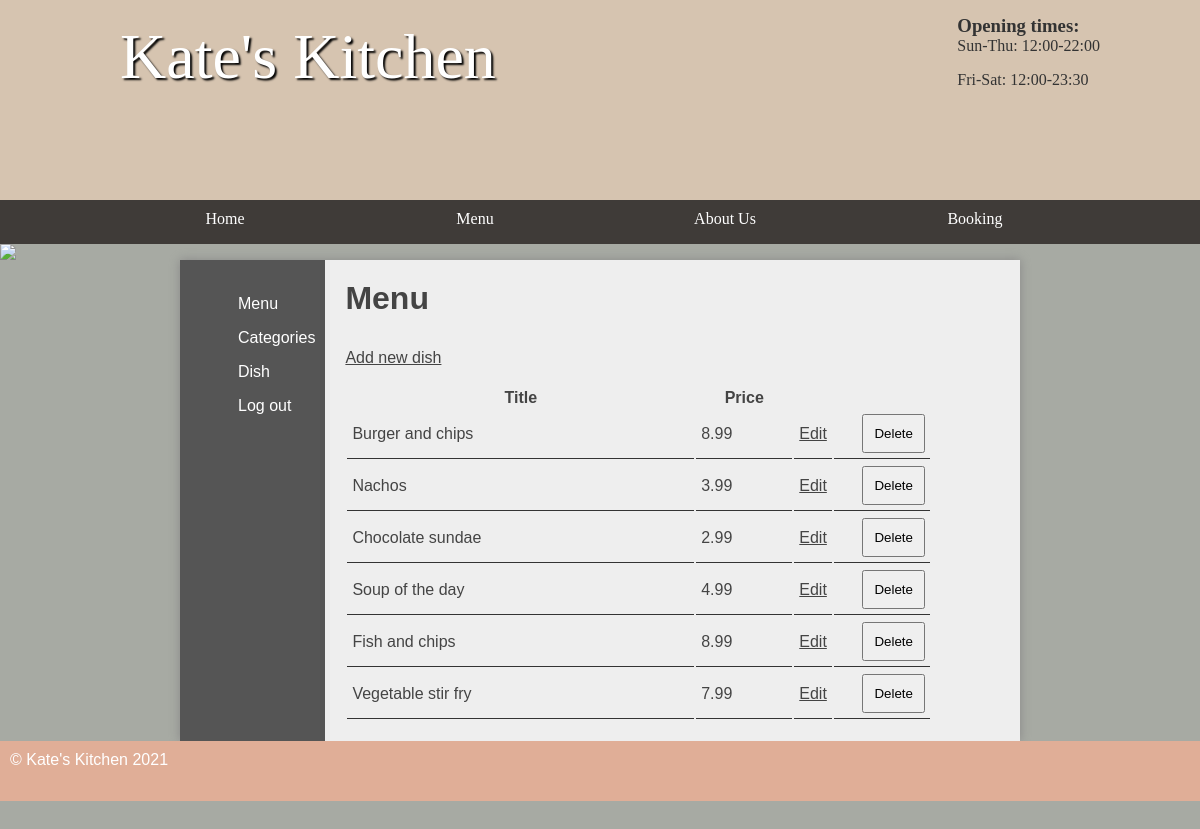
Page /admin/menu.php (signed in) on the committed database.
### tables this page shows
CREATE TABLE `menu` (
  `idmenu` int(11) NOT NULL AUTO_INCREMENT,
  `categoryId` int(11) NOT NULL,
  `nam` varchar(45) NOT NULL,
  `price` decimal(5,2) NOT NULL,
  `descript` varchar(2000) NOT NULL,
  `code` varchar(45) NOT NULL,
  `imag` mediumtext NOT NULL,
  PRIMARY KEY (`idmenu`)
);

### admin/menu.php (the view)
<?php
$pdo = new PDO('mysql:dbname=kitchen;host=127.0.0.1', 'student', 'student', [PDO::ATTR_ERRMODE =>  PDO::ERRMODE_EXCEPTION ]);
include"../header/header.php";
?>
<img src="../images/randombanner.php" />
<main class="sidebar">
    <section class="left">
        <ul>
            <li><a href="../admin/menu.php">Menu</a></li>
            <li><a href="../admin/categories.php">Categories</a></li>
            <li><a href="../admin/hide.php">Dish</a></li>
            <li><a href="../admin/logout.php">Log out</a></li>
        </ul>
    </section>
    <section class="right">
        <?php
	if (isset($_SESSION['pass']) &&$_SESSION['pass']!=null){
		?>
        <h2>Menu</h2>
        <a class="new" href="adddish.php">Add new dish</a>
        <?php
			echo '<table>';
			echo '<thead>';
			echo '<tr>';
			echo '<th>Title</th>';
			echo '<th style="width: 15%">Price</th>';
			echo '<th style="width: 5%">&nbsp;</th>';
			echo '<th style="width: 15%">&nbsp;</th>';
			echo '<th style="width: 5%">&nbsp;</th>';
			echo '<th style="width: 5%">&nbsp;</th>';
			echo '</tr>';
			$stmt = $pdo->query('SELECT * FROM menu');
			foreach ($stmt as $record) {
				echo '<tr>';
				echo '<td>' . $record['nam'] . '</td>';
				echo '<td>' . $record['price'] . '</td>';
				echo '<td><a style="float: right" href="editdish.php?id=' . $record['idmenu'] . '">Edit</a></td>';
				echo '<td><form method="post" action="deletedish.php">
				<input type="hidden" name="id" value="' . $record['idmenu'] . '" />
				<input type="submit" name="submit" value="Delete" />
				</form></td>';
				echo '</tr>';
			}
			echo '</thead>';
			echo '</table>';
		}
	?>
    </section>
</main>
<?php include"../footer/footer.php";?>
</body>
</html>

### style/styles.css (style rules this page uses)
* { margin: 0; padding: 0; }
html { font-family: 'Oxygen-Regular', verdana, sans-serif; }
body { background-color: #A7AAA3; }
body > img { width: 100%; display: block; }
main ul { margin-left: 3em; }
main a { color: #333; }
main { min-height: 50vh; background-color: #eee; width: 70vw; display: block; margin: auto; box-shadow: 0px 0px 10px #888; color:#444; }
main h2 { font-size:2em; }
p, li, h2 { margin-bottom: 1em; }
form select, form label, form input, form textarea { float: left; width: 200px; padding: 10px; margin-top: 20px; }
input[type="submit"] { clear: both; margin-left: 220px; width: 220px; }
.left ul { list-style-type: none }
section a { color: #444; }
table { width: 100%; margin-top: 20px; }
td { padding: 5px; border-bottom: 1px solid #333; }
.stock, .sidebar { display: table; }
.stock > ul, .sidebar .left { width: 10vw; list-style-type: none; display: table-cell; padding: 10px; background-color: #555; margin: 0; }
.stock .products, .sidebar .right { display: table-cell; padding: 20px; }
.stock > ul a, .sidebar .left a { color: white; text-decoration: none; }
table td input[type="submit"] { margin: 0; float: right; width: auto; padding: auto; }
.right { padding: 20px; }

### rows in the picture
menu: nam "Burger and chips", price "8.99"
menu: nam "Nachos", price "3.99"
menu: nam "Chocolate sundae", price "2.99"
menu: nam "Soup of the day", price "4.99"
menu: nam "Fish and chips", price "8.99"
menu: nam "Vegetable stir fry", price "7.99"
